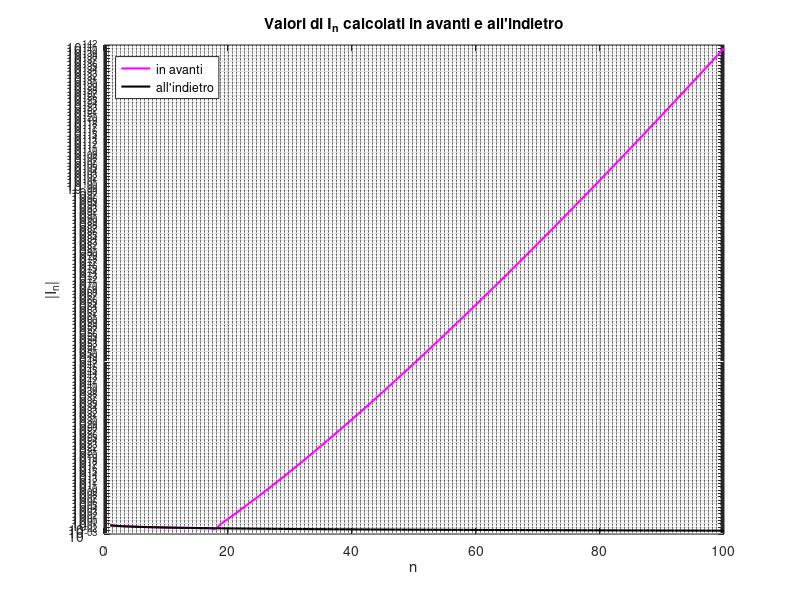

This chart was generated by the following MATLAB code:
% ==========================================
% ESERCIZIO: Successione ricorrente I_n = e^(-1) * int_0^1 x^n e^x dx
% ==========================================

clear; clc;  % Pulisco workspace e command window

% --- Parametri di input ---
N = 100;  % Numero di termini da calcolare (I_1, ..., I_100)
M = 200;  % Indice di partenza della successione all'indietro (I_200 = 0)

% --- Punto a: successione in avanti ---
% Inizializzo le variabili
s = zeros(1, N);   % Preallocazione del vettore della successione in avanti
s(1) = exp(-1);    % I_1 = 1 - 1*I_0 = 1 - (1 - e^-1) = e^-1

for n = 1:N-1
    % 1. Calcolo il termine successivo con I_(n+1) = 1 - (n+1) * I_n
    s(n+1) = 1 - (n+1) * s(n);
end

% --- Punto b: successione all'indietro ---
% Inizializzo le variabili
t = zeros(1, M);  % Preallocazione: così t(M) = I_200 = 0 è già impostato

for n = M:-1:2
    % 1. Calcolo il termine precedente con I_(n-1) = (1 - I_n) / n
    t(n-1) = (1 - t(n)) / n;
end

% --- Stampa dei risultati ---
% Confronto le due successioni sui primi 25 termini
fprintf('%5s %22s %22s %12s \n', 'n', 's(n) in avanti', 't(n) all''indietro', '|s - t|');
fprintf('%5d %22.10e %22.10e %12.2e \n', [1:25; s(1:25); t(1:25); abs(s(1:25) - t(1:25))]);

% Controllo: t(1) deve essere esattamente I_1 = e^(-1)
fprintf('\nErrore su I_1 all''indietro: |t(1) - exp(-1)| = %.2e \n', abs(t(1) - exp(-1)));

% --- Grafico semilogaritmico ---
figure;
% 1. Disegno i valori della successione in avanti (in valore assoluto: può essere negativa)
semilogy(1:N, abs(s), 'm-', 'LineWidth', 1.5);
hold on;  % Mantengo la figura per aggiungere la seconda curva

% 2. Disegno i valori della successione all'indietro (solo i primi N termini)
semilogy(1:N, abs(t(1:N)), 'k-', 'LineWidth', 1.5);
hold off;

% 3. Aggiungo titolo, etichette, legenda e griglia
title('Valori di I_n calcolati in avanti e all''indietro');
xlabel('n');
ylabel('|I_n|');
legend('in avanti', 'all''indietro', 'Location', 'northwest');
grid on;
